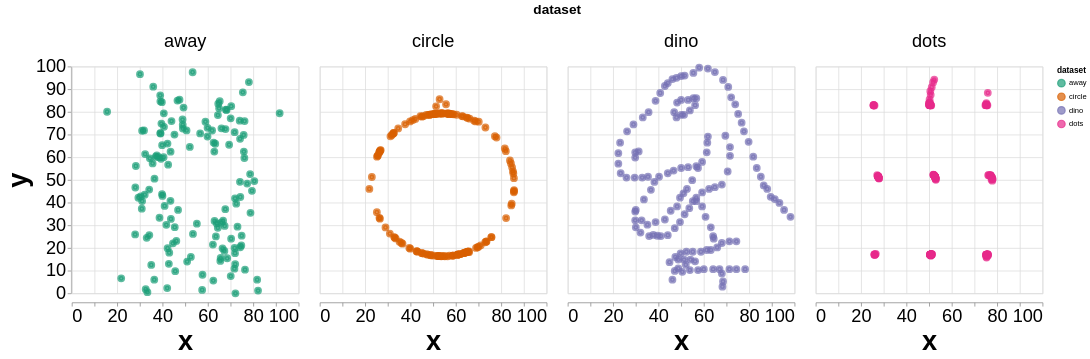

Source (Vega-Lite JSON):
### Vega-Lite specification from a JSON file in a GitHub repository (floating-point values rounded to 4 significant figures; data arrays with more than 128 entries replaced by an {"elided": "..."} marker saying what was removed)
{"config": {"view": {}, "mark": {}, "axis": {"labelFontSize": 24, "titleFontSize": 36}, "header": {"labelFontSize": 24, "titleFontSize": 18}}, "data": {"values": {"elided": "568 records"}}, "facet": {"column": {"type": "nominal", "field": "dataset"}}, "spec": {"mark": "point", "encoding": {"color": {"type": "nominal", "field": "dataset", "scale": {"scheme": "dark2"}}, "fill": {"type": "nominal", "field": "dataset", "scale": {"scheme": "dark2"}}, "size": {"value": 40}, "stroke": {"type": "nominal", "field": "dataset", "scale": {"scheme": "dark2"}}, "strokeWidth": {"value": 4}, "x": {"type": "quantitative", "field": "x"}, "y": {"type": "quantitative", "field": "y"}}}, "$schema": "https://vega.github.io/schema/vega-lite/v5.json"}
